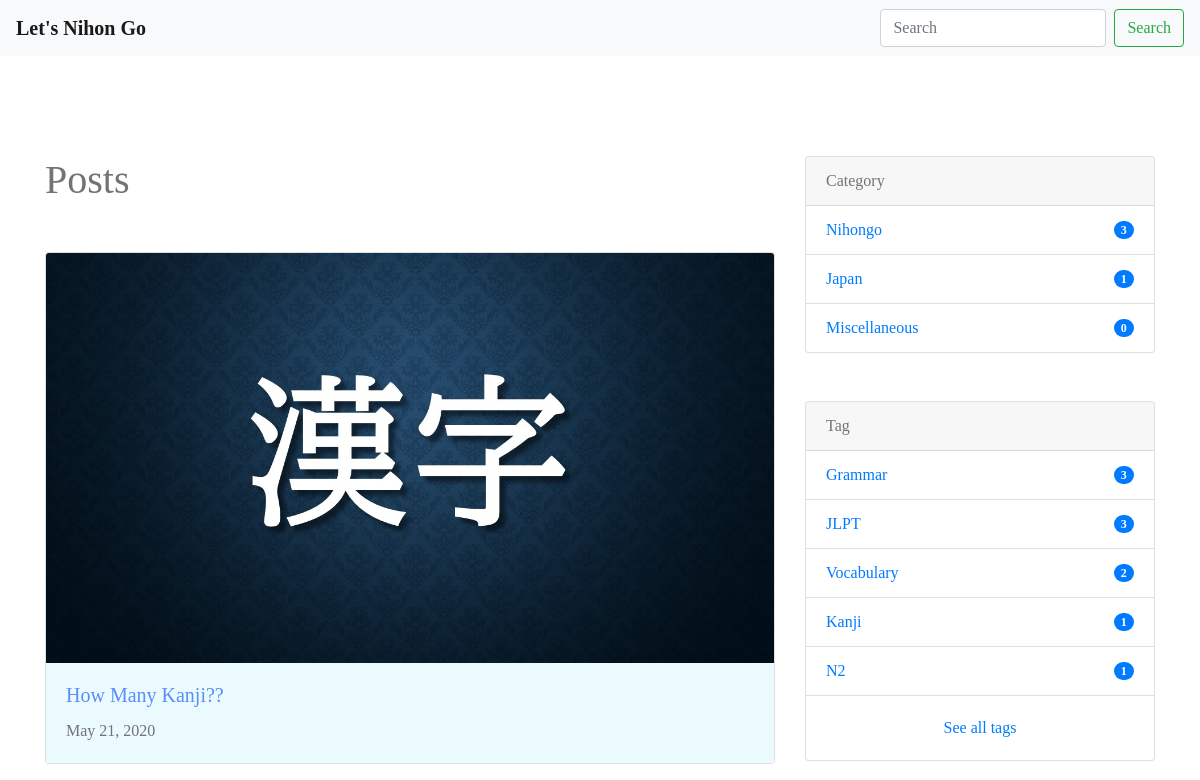
The app's page / (upper part), older data.
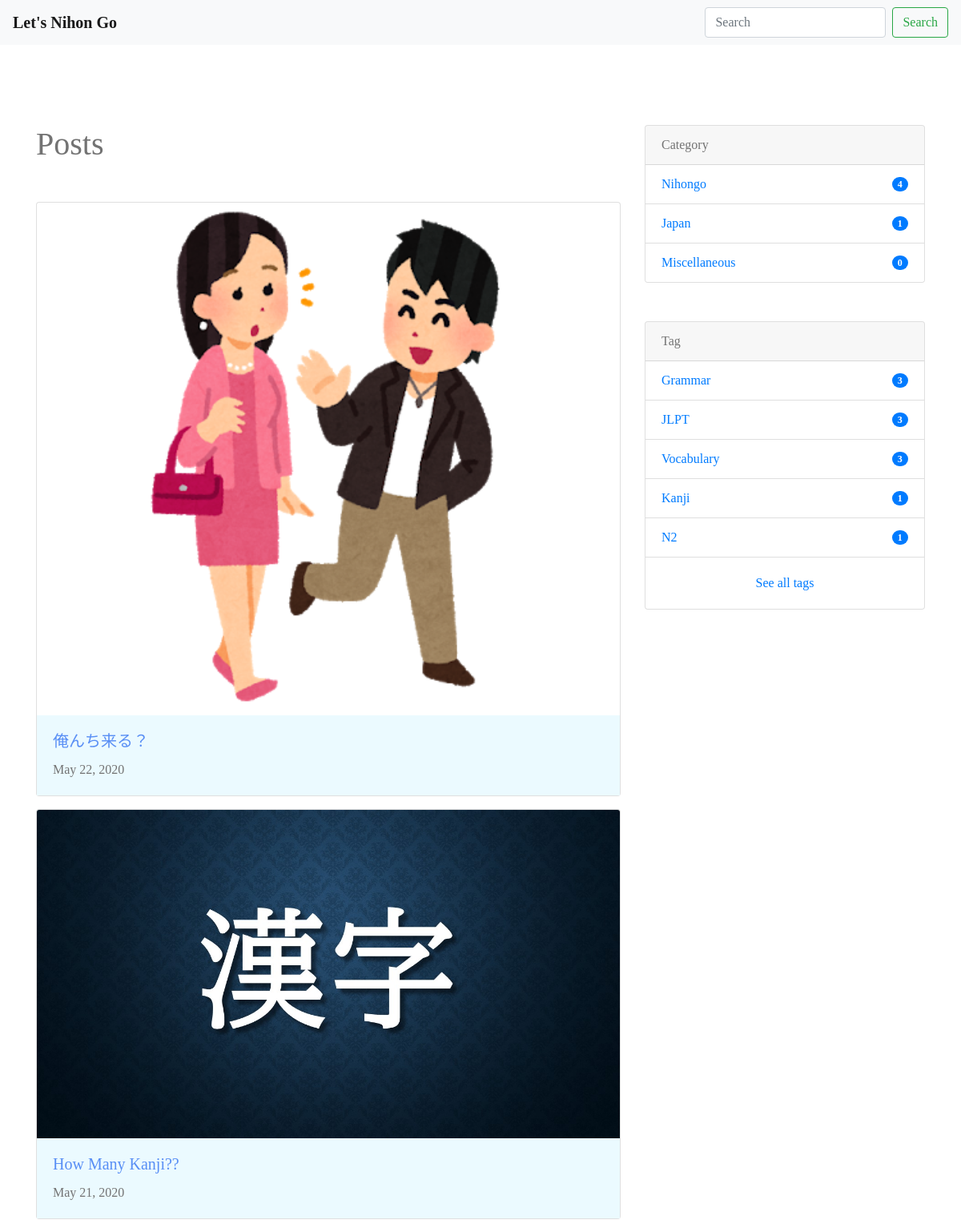
The same page, newer data.
### blog/models.py (models this page shows, shortened)
class Post(models.Model):
    category = models.ForeignKey(Category, on_delete=models.PROTECT)
    tags = models.ManyToManyField(Tag, blank=True)
    title = models.CharField(max_length=255)
    image = models.ImageField(
        upload_to='post_images/', null=True, blank=True)
    content = MarkdownxField('content', help_text="markdown")
    description = models.TextField(blank=True)
    created_at = models.DateTimeField(auto_now_add=True)
    updated_at = models.DateTimeField(auto_now=True)
    published_at = models.DateTimeField(blank=True, null=True)
    is_public = models.BooleanField(default=False)
    class Meta:
        ordering = ['-created_at']

class Category(models.Model):
    name = models.CharField(max_length=255)
    slug = models.SlugField(unique=True)
    timestamp = models.DateTimeField(auto_now_add=True)

class Tag(models.Model):
    name = models.CharField(max_length=255)
    slug = models.SlugField(unique=True)
    timestamp = models.DateTimeField(auto_now_add=True)

### blog/views.py (the view)
# urls.py: path('', IndexView.as_view(), name='index'),
class IndexView(ListView):
    model = Post
    template_name = 'blog/index.html'
    paginate_by = 7

### nihongo/context_processors.py (called while the page is built)
def common(request):
    context = {
        'categories': Category.objects.annotate(
            num_posts=Count('post', filter=Q(post__is_public=True))),
        'tags': Tag.objects.annotate(
            num_posts=Count('post', filter=Q(post__is_public=True))),
    }
    return context

### blog/templates/blog/index.html (shortened to what this page needs)
{% extends "base.html" %}
{% load static %}
{% block content %}
<link rel="stylesheet" href="{% static 'blog/css/blog.css' %}">
<div class="container">
  <div class="row">
    <main class="col-md-8">
      <h1 class="mb-5">Posts</h1>
      {% include "blog/snippets/main_post_list.html" %}
    </main>
    <aside class="col-md-4">
      {% include "blog/snippets/sidebar.html" %}
    </aside>
  </div>
</div>
{% endblock %}

### blog/templates/blog/snippets/main_post_list.html (shortened to what this page needs)
{% load static %}
<link rel="stylesheet" href="{% static 'blog/css/main_post_list.min.css' %}">
<link rel="stylesheet" href="{% static 'blog/css/blog.css' %}">
{% for post in object_list %}
{% if user.is_authenticated or post.is_public %}
<div class="card mb-3 post-card">
  {% if post.image %}
  <a href="{% url 'blog:post_detail' post.id %}">
    <img class="card-img-top" src="{{ post.image.url }}" alt="{{ post.title }}">
  </a>
  {% endif %}
  <div class="card-body">
    <a href="{% url 'blog:post_detail' post.id %}">
      <h5 class="card-title">{{ post.title }}</h5>
    </a>
    <p class="card-text">{{ post.published_at|date }}</p>
  </div>
</div>
{% endif %}
{% empty %}
<p>No post yet</p>
{% endfor %}

### blog/templates/blog/snippets/sidebar.html
{% load static %}
<link rel="stylesheet" href="{% static 'blog/css/blog.css' %}">
<div class="card mb-5">
  <div class="card-header">
    Category
  </div>
  <ul class="list-group list-group-flush">
    {% for category in categories|dictsort:"id" %}
    <li class="list-group-item d-flex justify-content-between align-items-center">
      <a href="{% url 'blog:category_post' category.slug %}" class="card-link">{{ category.name }}</a>
      <span class="badge badge-primary badge-pill">{{ category.num_posts }}</span>
    </li>
    {% endfor %}
  </ul>
</div>
<div class="card mb-5 mt-5">
  <div class="card-header">
    Tag
  </div>
  <ul class="list-group list-group-flush">
    {% for tag in tags|dictsortreversed:"num_posts"|slice:":5" %}
    <li class="list-group-item d-flex justify-content-between align-items-center">
      <a href="{% url 'blog:tag_post' tag.slug %}" class="card-link">{{ tag.name }}</a>
      <span class="badge badge-primary badge-pill">{{ tag.num_posts }}</span>
    </li>
    {% endfor %}
  </ul>
  <div class="card-body text-center">
    <a href="{% url 'blog:tag_list' %}" class="card-link">See all tags</a>
  </div>
</div>

Row changes from the older to the newer data that the page shows:
added Post: image (picture), title "俺んち来る？", published_at "May 22, 2020"
computed for Category "Nihongo": num_posts "3" → "4"
computed for Tag "Vocabulary": num_posts "2" → "3"
